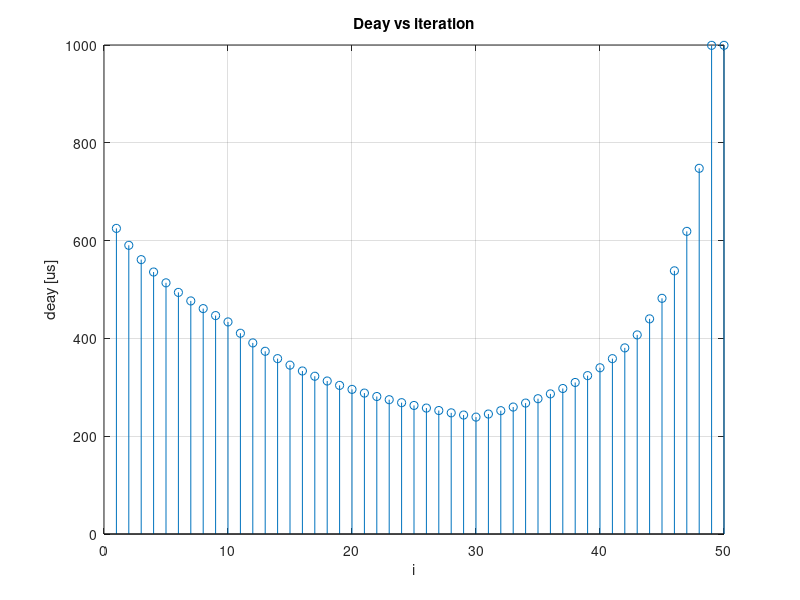
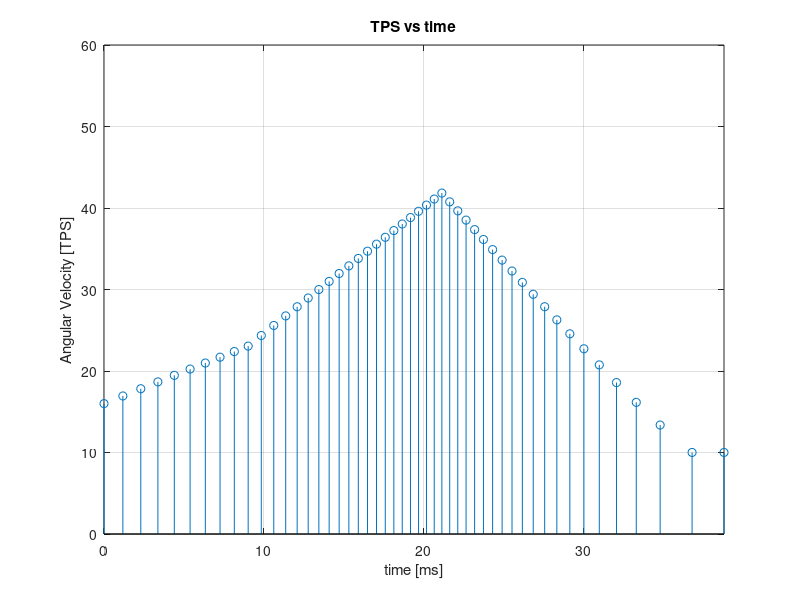

Write MATLAB code to recreate these figures, in order.
%%%%%%%%%%%%%%%%%%%%%%%%%%%%%
%%% Acceleration Function %%%
%%%%%%%%%%%%%%%%%%%%%%%%%%%%%

format compact

% User Defined Variables
accelTurns = 10;
accelTurns2 = 20;
decelTurns = 20;
decelTurns2 = 0;

accel = 1500.0; % Defines acceleration rate
accel2 = 3000.0;
decel = 4500.0;
decel2 = 2200.0;

% Other constants
numTurns = accelTurns + accelTurns2 + ...
           decelTurns + decelTurns2;
maxDeay = 900;

plusC_a = 16.0; % Integration constant
t_n = 0;
t_n_1 = 0;
first400 = false;

% Initialize deay array
deay = zeros(numTurns,1);

% Acceleration Phase (1)
for i = 1:accelTurns
   t_n_1 = 10000/(accel*10^(-6)*t_n + plusC_a) + t_n;
   deay(i) = t_n_1 - t_n;
   t_n = t_n_1;
   
%    if(deay(i) < 400 && first400 == false)
%       i
%       first400 = true;
%    end
end

t_n = 0;
plusC_a2 = 10^4 / deay(accelTurns);

% Acceleration Phase (1)
for i = accelTurns : accelTurns + accelTurns2
   t_n_1 = 10000/(accel2*10^(-6)*t_n + plusC_a2) + t_n;
   deay(i) = t_n_1 - t_n;
   t_n = t_n_1;
  
end


t_n = 0;
plusC_d = 10^4 / deay(accelTurns + accelTurns2);

% Develeration Phase
for j = accelTurns + accelTurns2 : ...
        accelTurns + accelTurns2 + decelTurns
   if (deay(j-1) > maxDeay) 
       deay(j) = deay(j-1);
       continue;
   end
   t_n_1 = 10000/(-decel*10^(-6)*t_n + plusC_d) + t_n;
   deay(j) = t_n_1 - t_n;
   t_n = t_n_1;
end

t_n = 0;
plusC_d2 = 10^4 / deay(accelTurns + accelTurns2 + decelTurns);

% Develeration Phase
for j = accelTurns + accelTurns2 + decelTurns : ...
        numTurns
   if (deay(j-1) > maxDeay) 
       deay(j) = deay(j-1);
       continue;
   end
   t_n_1 = 10000/(-decel2*10^(-6)*t_n + plusC_d2) + t_n;
   deay(j) = t_n_1 - t_n;
   t_n = t_n_1;
end

% Round to integer values
delay = round(deay);

% Print values
%table([1:numTurns]', round(deay))
fastest_us = min(delay)
%end_us = delay(end)
turnTime_ms = 2*sum(delay)*10^-3
solveTime_s = 30*turnTime_ms*10^-3


figure(1)
stem(deay,'-o');
grid on
title('Deay vs iteration')
xlabel('i')
ylabel('deay [us]')


t = zeros(numTurns,1);
TPS = 10000./deay;

for i = 2:numTurns
   t(i) = t(i-1) + deay(i); 
end

t = t .* 2* 10^-3;

figure(2)
stem(t,TPS)
grid on
xlabel('time [ms]')
ylabel('Angular Velocity [TPS]')
title('TPS vs time')
axis([0 max(t) 0 60])

